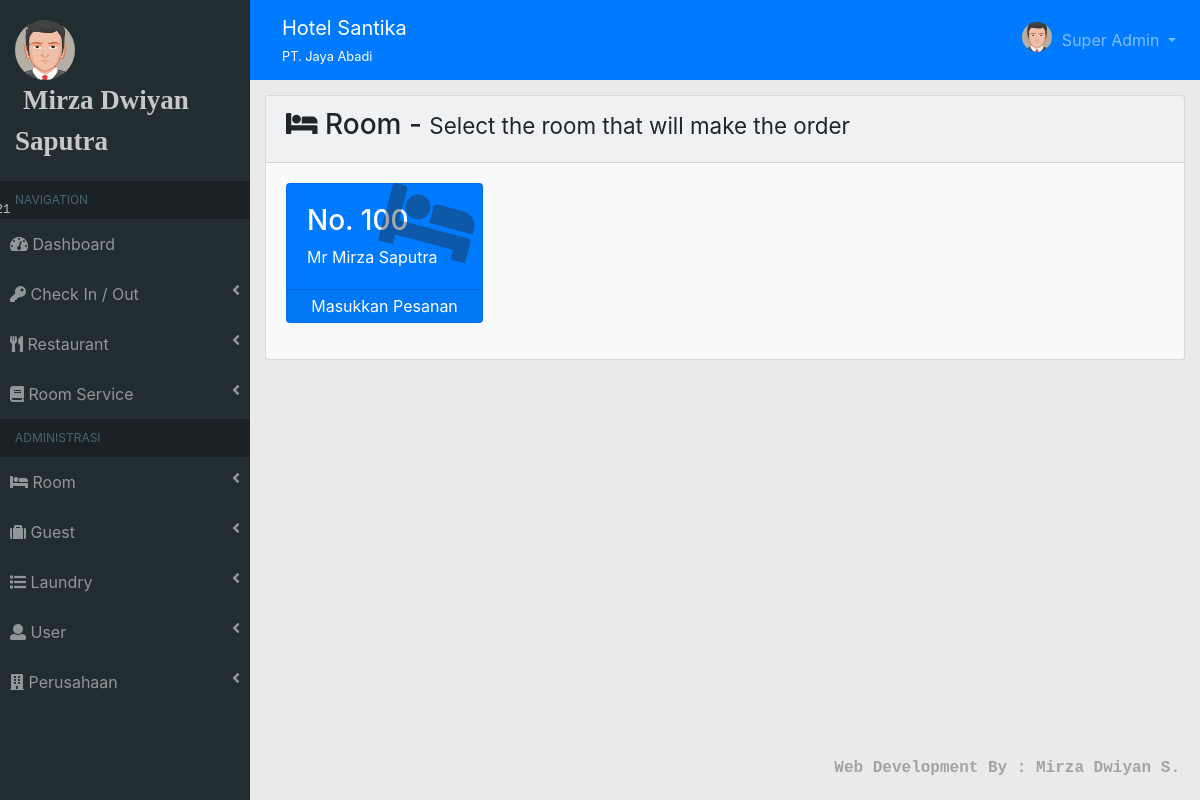
/?module=tambah_pesanan (signed in), run on an earlier commit of the app's database.
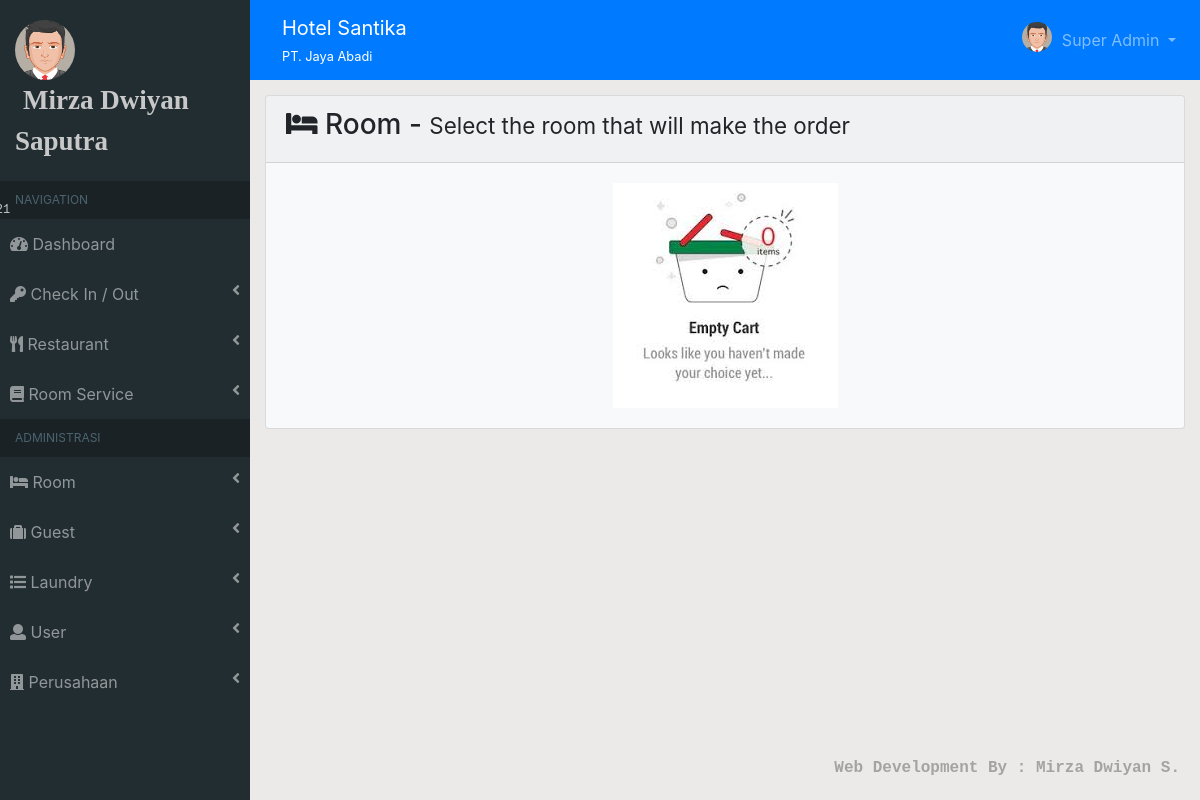
And on a later commit of the database.
### tables this page shows
CREATE TABLE `user` (
  `id_user` int(11) NOT NULL,
  `nama_user` text NOT NULL,
  `image` varchar(50) NOT NULL,
  `username` varchar(30) NOT NULL,
  `password` varchar(50) NOT NULL,
  `level` varchar(30) NOT NULL,
  `no_telp` varchar(20) NOT NULL,
  `status` varchar(30) NOT NULL
);

CREATE TABLE `perusahaan` (
  `id_perusahaan` int(11) NOT NULL,
  `nama_hotel` text NOT NULL,
  `nama_perusahaan` text NOT NULL,
  `jalan` varchar(50) NOT NULL,
  `no_jalan` varchar(10) NOT NULL,
  `kecamatan` char(100) NOT NULL,
  `kabupaten` char(100) NOT NULL,
  `provinsi` char(100) NOT NULL,
  `no_telp` varchar(20) NOT NULL,
  `no_fax` varchar(20) NOT NULL,
  `website` varchar(100) NOT NULL,
  `email` varchar(100) NOT NULL,
  `logo` varchar(200) NOT NULL
);

CREATE TABLE `transaksi_kamar` (
  `id_transaksi_kamar` varchar(11) NOT NULL,
  `no_invoice` varchar(20) NOT NULL,
  `tanggal` date NOT NULL,
  `id_tamu` varchar(11) NOT NULL,
  `id_kamar` int(11) DEFAULT NULL,
  `jumlah_dewasa` varchar(10) DEFAULT NULL,
  `jumlah_anak` varchar(10) DEFAULT NULL,
  `tgl_checkin` date NOT NULL,
  `waktu_checkin` varchar(20) NOT NULL,
  `tgl_checkout` date NOT NULL,
  `waktu_checkout` varchar(20) NOT NULL,
  `total_biaya_kamar` varchar(20) NOT NULL,
  `bayar` varchar(30) NOT NULL,
  `diskon` int(11) NOT NULL,
  `deposit` varchar(20) NOT NULL,
  `surcharge` varchar(30) NOT NULL,
  `metode_pembayaran` varchar(100) NOT NULL,
  `status` varchar(50) NOT NULL
);

CREATE TABLE `kamar` (
  `id_kamar` int(11) NOT NULL,
  `no_kamar` varchar(50) NOT NULL,
  `id_tipe_kamar` varchar(11) NOT NULL,
  `max_dewasa` varchar(10) NOT NULL,
  `max_anak` varchar(10) NOT NULL,
  `status` varchar(50) NOT NULL
);

CREATE TABLE `tamu` (
  `id_tamu` varchar(11) NOT NULL,
  `prefix` char(20) NOT NULL,
  `nama_depan` varchar(100) NOT NULL,
  `nama_belakang` varchar(100) NOT NULL,
  `tipe_identitas` varchar(50) NOT NULL,
  `no_identitas` varchar(30) NOT NULL,
  `warga_negara` varchar(30) NOT NULL,
  `jalan` varchar(50) NOT NULL,
  `no_jalan` varchar(10) NOT NULL,
  `kabupaten` char(50) NOT NULL,
  `provinsi` char(50) NOT NULL,
  `no_telp` varchar(30) NOT NULL
);

### template/module/tambah_pesanan.php (the view, shortened to what this page needs)
<?php
$query = mysqli_query($conn, "SELECT transaksi_kamar.*, tamu.*, kamar.* FROM transaksi_kamar, tamu, kamar WHERE tamu.id_tamu=transaksi_kamar.id_tamu && kamar.id_kamar=transaksi_kamar.id_kamar && transaksi_kamar.status='check in'");
?>
<div class="container-fluid">
    <div class="card bg-light">
        <div class="card-header"><h3><i class="fas fa-bed"></i> Room - <span class="small">Select the room that will make the order</span></h3></div>
        <div class="card-body">
            <?php if(mysqli_num_rows($query) > 0){ ?>
            <div class="row">
                <?php foreach($query as $i) : ?>
                    <div class="col-md-3 col-sm-6 col-xs-12 mb-3    ">
                        <div class="card bg-primary">
                            <div class="card-body-icon"><i class="fas fa-bed"></i></div>
                            <div class="card-body text-white">
                                <h3>No. <?=$i['no_kamar'];?></h3>
                                <span><?=$i['prefix'] . ' ' . $i['nama_depan'] . ' ' . $i['nama_belakang'];?></span>
                            </div>
                            <a href="" value="<?=$i['id_transaksi_kamar'];?>" class="card-footer clearfix z-1 p-1 text-center text-white pelanggan">Masukkan Pesanan</a>
                        </div>
                    </div>
                <?php endforeach;?>
            </div>
            <?php } else { ?>
                <center><img src="assets/img/empty_cart.jpg" alt=""></center>
            <?php } ?>
        </div>
    </div>
</div>

### index.php (shortened to what this page needs)
<?php
require_once("config/database.php");
if(db_status == "success"){
    if(empty($_SESSION["get"])){
        include "login.php";
    } else {
        include "template/index.php";
    }
} else {
    include "error/index.php";
}

### template/index.php (shortened to what this page needs)
<?php
$user = $_SESSION["user"];
$pass = $_SESSION["pass"];
$data_user = mysqli_query($conn, "SELECT * FROM user WHERE username='$user' && password ='$pass'");
$data_user = mysqli_fetch_array($data_user);
$data_perusahaan = mysqli_query($conn, "SELECT * FROM perusahaan");
$data_perusahaan = mysqli_fetch_array($data_perusahaan);
$tgl = new DateTime("now");
$date = $tgl->format("D, d M Y");
?>
<!DOCTYPE html>
<html>
    <head>
        <?php include "template/header.php";?>
    </head>
    <body style="background: #ece9e9;">
        <?php include "template/sidebar.php";?>
        <?php include "template/navbar.php";?>
        <?php
        if(!empty($_GET['module'])){
          include 'template/module/'.$_GET['module'].'.php';
        }
        else {
            if($data_user['level'] == 'Waiter' | $data_user['level'] == 'Kasir' | $data_user['level'] == 'Admin Resto' | $data_user['level'] == 'Owner'){
                include 'template/module/restaurant/home.php';
            } else {
                include 'template/module/dashboard.php';
            }
        }
        ?>
        <?php include "template/footer.php";?>
    </body>
</html>

### template/header.php (shortened to what this page needs)
<link rel="stylesheet" type="text/css" href="assets/css/bootstrap.min.css">
<link rel="stylesheet" type="text/css" href="assets/css/font-awesome.min.css">
<link rel="stylesheet" type="text/css" href="assets/css/style.css">

### template/sidebar.php (shortened to what this page needs)
<div id="sidebar">
  <div class="sidebar-menu">
    <div class="sidebar-header">
      <img src="assets/img/<?=$data_user['image'];?>" alt="" class="img-circle img-user">
      <marquee><span class="nama-user"><?=$data_user["nama_user"];?></span></marquee>
      <span class="tgl"><?=$date;?></span>
    </div>
    <ul class="sidebar navbar-nav">
      <?php if($data_user['level'] == "Super Admin") :?>
      <li class="header">NAVIGATION</li>
      <li class="nav-item">
        <a href="?module=dashboard" class="nav-link i">
          <i class="fas fa-tachometer-alt"></i>
          <span>Dashboard</span>
        </a>
      </li>
      <li class="nav-item">
        <a href="#chek-in-out" class="nav-link i" data-toggle="collapse">
          <i class="fas fa-key"></i>
          <span>Check In / Out</span>
          <i class="fas fa-angle-left float-right"></i>
        </a>
      </li>
      <li class="nav-item">
        <a href="#resto" class="nav-link i" data-toggle="collapse">
          <i class="fas fa-utensils"></i>
          <span>Restaurant</span>
          <i class="fas fa-angle-left float-right"></i>
        </a>
      </li>
      <li class="nav-item">
        <a href="#room-service" class="nav-link i" data-toggle="collapse">
          <i class="fas fa-book"></i>
          <span>Room Service</span>
          <i class="fas fa-angle-left float-right"></i>
        </a>
      </li>
      <li class="header">ADMINISTRASI</li>
      <li class="nav-item">
        <a href="#kamar" class="nav-link i" data-toggle="collapse">
          <i class="fas fa-bed"></i>
          <span>Room</span>
          <i class="fas fa-angle-left float-right"></i>
        </a>
      </li>
      <li class="nav-item">
        <a href="#tamu" class="nav-link i" data-toggle="collapse">
          <i class="fas fa-suitcase"></i>
          <span>Guest</span>
          <i class="fas fa-angle-left float-right"></i>
        </a>
      </li>
      <li class="nav-item">
        <a href="#laundry" class="nav-link i" data-toggle="collapse">
          <i class="fas fa-list"></i>
          <span>Laundry</span>
          <i class="fas fa-angle-left float-right"></i>
        </a>
      </li>
      <li class="nav-item">
        <a href="#user" class="nav-link i" data-toggle="collapse">
          <i class="fas fa-user"></i>
          <span>User</span>
          <i class="fas fa-angle-left float-right"></i>
        </a>
      </li>
      <li class="nav-item">
        <a href="#perusahaan" class="nav-link i" data-toggle="collapse">
          <i class="fas fa-building"></i>
          <span>Perusahaan</span>
          <i class="fas fa-angle-left float-right"></i>
        </a>
      </li>
      <?php endif;?>
    </ul>
  </div>
<div id="wrapper">

### template/navbar.php (shortened to what this page needs)
<nav class="navbar navbar-expand navbar-dark bg-primary navbar-static-top">
    <div class="navbar-header">
        <a href="" class="navbar-brand nav-link"><?=$data_perusahaan['nama_hotel'];?><div class="small"><small><?=$data_perusahaan['nama_perusahaan'];?></small></div></a>
    </div>
    <ul class="navbar-nav d-inline-block ml-auto">
        <li class="nav-item dropdown">
            <a href="#" class="dropdown-toggle nav-link" id="alertDropdown" role="button" data-toggle="dropdown" aria-haspopup="true" aria-expanded="false">
                <img src="assets/img/<?=$data_user['image'];?>" alt="" class="img-circle img-adm">
                <span><?=$data_user['level'];?></span>
            </a>
        </li>
    </ul>
</nav>
<div id="wrapper-content">

### template/footer.php
<div class="footer">
    <span>Web Development By : Mirza Dwiyan S.</span>
</div>

### assets/css/style.css (style rules this page uses)
.img-adm { width: 30px!important; margin-top: -8px; margin-right: 5px; }
.sidebar-header { padding: 20px 15px; }
img.img-circle { border-radius: 50%; }
.sidebar-header .img-user { width: 60px; }
.sidebar-header .nama-user { font-family: serif; font-size: 27px; font-weight: bold; margin-left: 8px; }
.sidebar-header .tgl { position: absolute; font-family: courier new; font-size: 12px; margin-left: -120px; margin-top: 40px; }
.sidebar.navbar-nav .header { color: #4b646f; background: #1a2226; overflow: hidden; text-overflow: clip; white-space: nowrap!important; padding: 10px 25px 10px 15px!important; font-size: 12px; }
#sidebar .sidebar-menu { display: block; position: fixed; background: #222d32; width: 250px; color: rgb(200, 200, 200); height: 100%; overflow-y: scroll; }
#sidebar .sidebar-menu .sidebar.navbar-nav li { padding: 5px 10px; }
#sidebar .sidebar-menu .sidebar.navbar-nav li a { color: rgba(255, 255, 255, .5)!important; }
#sidebar #wrapper { margin-left: 250px; }
#sidebar #wrapper #wrapper-content { padding-top: 15px; }
.footer { position: fixed; bottom: 20px; right: 20px; pointer-events: none; }
.footer span { font-family: courier new; color: rgba(0, 0, 0, .3); font-weight: bold; }
.card-body-icon { position: absolute; z-index: 0; top: -1.25rem; right: .5rem; opacity: 0.4; font-size: 5rem; -webkit-transform: rotate(15deg); transform: rotate(15deg); transition: all 600ms; }

What changed in the data, as far as the page shows it:
no longer on this page (row edited): transaksi_kamar: id_kamar.no_kamar "100", id_tamu.prefix "Mr", id_tamu.nama_depan "Mirza", id_tamu.nama_belakang "Saputra"
